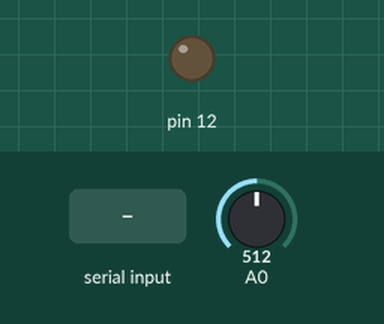
The sketch below on a simulated Arduino Uno, built with avr-gcc and run on an emulated ATmega328P. Shown: output pins drawn as LEDs (lit = HIGH). Inputs (shaded band) come from the test bench; at power-on: A0 = 512. What the sketch prints to the serial monitor is not drawn.

Above: at 3.0 s.
3.1 s: "1" received over Serial
At 4.4 s:
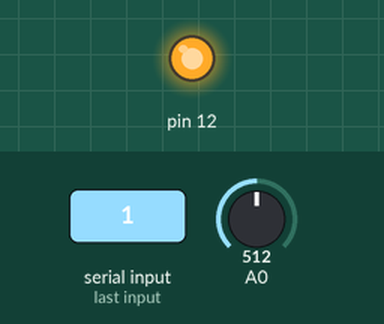
Timing chart, 0 to 11.1 s (numbered marks = the images above; inputs shaded):
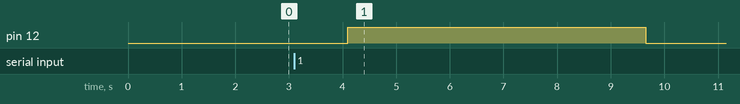

The sketch:

FastAquisition.ino
```cpp
#define TAM 300

unsigned long startProgram;
int timeArray[TAM];
int outputArray[TAM];


void printData(){
    for(int x=0; x<TAM; x++){
        float currInput  = 5.0;
        float currOutput = outputArray[x] * (5.0 / 1024.0);
        float currTime   = timeArray[x]   / 1000.0;

        Serial.print(currTime, 3);
        Serial.print(",");
        Serial.print(currInput);
        Serial.print(",");
        Serial.print(currOutput);
        Serial.println();
        delay(10);
    }
}

void setup(){
    Serial.begin(9600);
    pinMode(12, OUTPUT);
    digitalWrite(12, LOW);
    delay(2000);

    while(!Serial.available())
        continue;

    Serial.readString();
    startProgram = millis();
    digitalWrite(12, HIGH);
}

void loop(){
    static unsigned long startTime = micros();
    static int i = 0;

    if(micros() - startTime < 1000)
        return;

    startTime = micros();
    outputArray[i] = analogRead(A0);
    timeArray[i]   = (millis() - startProgram);
    i = (i + 1 < TAM) ? (i + 1) : 0;

    if(i > 0)
        return;

    printData();
    setup();
}
```

Measured:
- after the input at 3.1 s, pin 12: LOW → HIGH after 1.0 s, → LOW 5.5 s later
